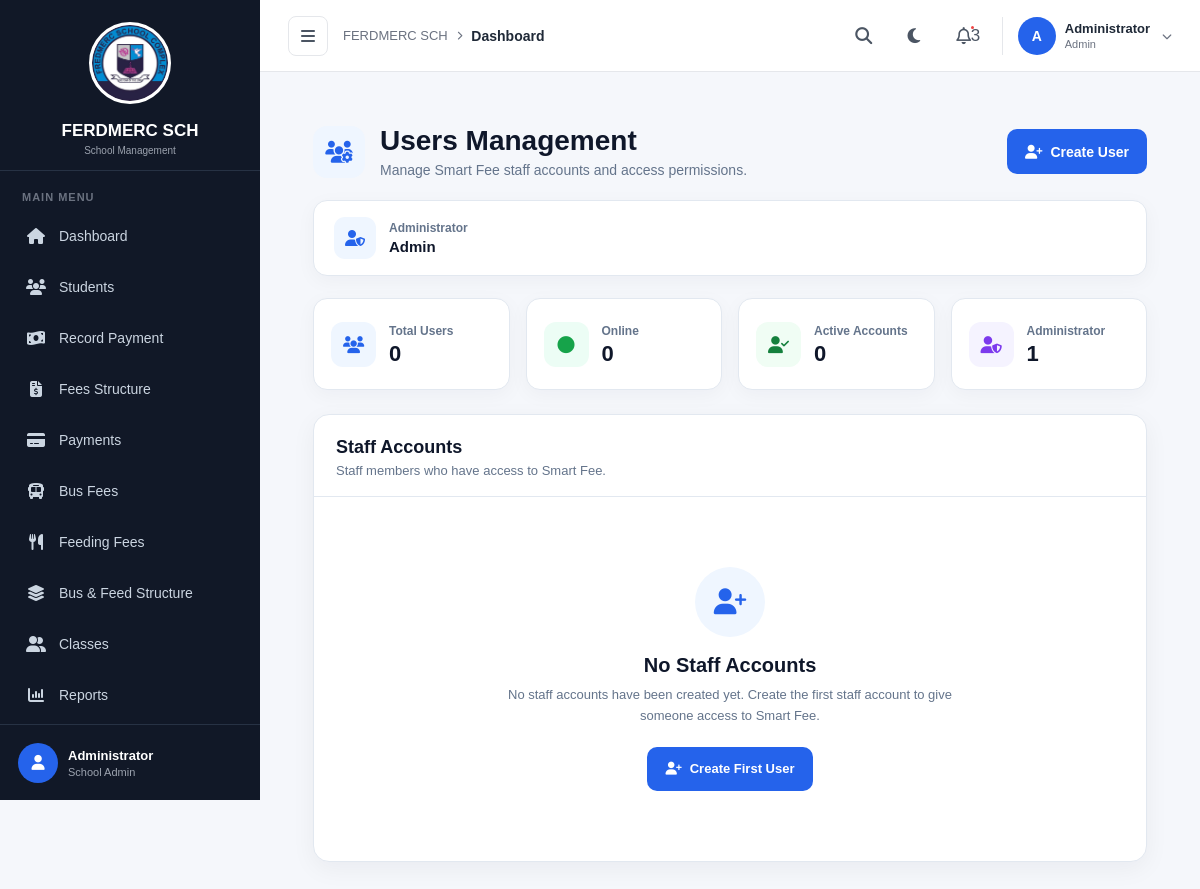
The app's page /users-management/ (signed in) with its own data.
### fees/models.py (models this page shows, shortened)
class SchoolSettings(models.Model):
    school_name = models.CharField(
        max_length=200,
        default="School Name"
    )
    logo = models.ImageField(
        upload_to="school/",
        blank=True,
        null=True
    )
    address = models.TextField(
        blank=True,
        null=True
    )
    phone = models.CharField(
        max_length=50,
        blank=True,
        null=True
    )
    email = models.EmailField(
        blank=True,
        null=True
    )
    academic_year = models.CharField(
        max_length=20,
        default="2026/2027"
    )
    school_motto = models.CharField(
        max_length=255,
        blank=True,
        null=True
    )

### fees/views.py (the view)
@login_required
def users_management(request):
    if not request.user.is_superuser:
        return redirect("home")
    users = (
        User.objects
        .select_related("profile")
        .exclude(id=request.user.id)
        .order_by("username")
    )
    return render(
        request,
        "fees/users_management.html",
        {
            "users": users,
        }
    )

### templates/fees/users_management.html (shortened to what this page needs)
{% extends "fees/base.html" %}
{% load static %}
{% block content %}
<link rel="stylesheet" href="{% static 'css/users_management.css' %}">
<div class="users-management-page">
    <div class="users-header">
        <div class="users-header-left">
            <div class="users-header-icon">
                <i class="fas fa-users-cog"></i>
            </div>
            <div>
                <h1>Users Management</h1>
                <p>
                    Manage Smart Fee staff accounts and access permissions.
                </p>
            </div>
        </div>
        <div class="users-header-right">
            <a
                href="{% url 'create_user' %}"
                class="create-user-button"
            >
                <i class="fas fa-user-plus"></i>
                Create User
            </a>
        </div>
    </div>
    <div class="administrator-card">
        <div class="administrator-icon">
            <i class="fas fa-user-shield"></i>
        </div>
        <div>
            <span class="administrator-label">
                Administrator
            </span>
            <strong>
                {{ request.user.username }}
            </strong>
        </div>
    </div>
    <div class="users-summary">
        <div class="summary-card">
            <div class="summary-icon">
                <i class="fas fa-users"></i>
            </div>
            <div>
                <span>Total Users</span>
                <strong>{{ users|length }}</strong>
            </div>
        </div>
        <div class="summary-card">
            <div class="summary-icon online-icon">
                <i class="fas fa-circle"></i>
            </div>
            <div>
                <span>Online</span>
                <strong>0</strong>
            </div>
        </div>
        <div class="summary-card">
            <div class="summary-icon active-icon">
                <i class="fas fa-user-check"></i>
            </div>
            <div>
                <span>Active Accounts</span>
                <strong>{{ users|length }}</strong>
            </div>
        </div>
        <div class="summary-card">
            <div class="summary-icon admin-icon">
                <i class="fas fa-user-shield"></i>
            </div>
            <div>
                <span>Administrator</span>
                <strong>1</strong>
            </div>
        </div>
    </div>
    <div class="users-card">
        <div class="users-card-header">
            <div>
                <h2>Staff Accounts</h2>
                <p>
                    Staff members who have access to Smart Fee.
                </p>
            </div>
        </div>
        {% if users %}
        <div class="users-table-wrapper">
            <table class="users-table">
                <thead>
                    <tr>
                        <th>User</th>
                        <th>Role</th>
                        <th>Status</th>
                        <th>Last Login</th>
                        <th>Last Activity</th>
                        <th>Login Count</th>
                        <th>Actions</th>
                    </tr>
                </thead>
                <tbody>
                    {% for user in users %}
                    <tr>
                        <td>
                            <div class="user-cell">
                                <div class="user-avatar">
                                    {% if user.first_name %}
                                        {{ user.first_name|first|upper }}
                                    {% else %}
                                        {{ user.username|first|upper }}
                                    {% endif %}
                                </div>
                                <div class="user-details">
                                    <strong>
                                        {% if user.first_name %}
                                            {{ user.first_name }}
                                            {{ user.last_name }}
                                        {% else %}
                                            {{ user.username }}
                                        {% endif %}
                                    </strong>
                                    <span>
                                        @{{ user.username }}
                                    </span>
                                </div>
                            </div>
                        </td>
                        <td>
                            {% if user.profile.role == "school_fees" %}
                                <span class="role-badge school-fees">
                                    <i class="fas fa-money-check-alt"></i>
                                    School Fees
                                </span>
                            {% elif user.profile.role == "bus_fee" %}
                                <span class="role-badge bus-fee">
                                    <i class="fas fa-bus"></i>
                                    Bus Fee
                                </span>
                            {% elif user.profile.role == "feeding_fee" %}
                                <span class="role-badge feeding-fee">
                                    <i class="fas fa-utensils"></i>
                                    Feeding Fee
                                </span>
                            {% else %}
                                <span class="role-badge">
                                    {{ user.profile.get_role_display }}
                                </span>
                            {% endif %}
                        </td>
                        <td>
                            <span class="status-badge offline">
                                <span class="status-dot"></span>
                                Offline
                            </span>
                        </td>
                        <td>
                            {% if user.last_login %}
                                <div class="date-info">
                                    <strong>
                                        {{ user.last_login|date:"d M Y" }}
                                    </strong>
                                    <span>
                                        {{ user.last_login|time:"H:i" }}
                                    </span>
                                </div>
                            {% else %}
                                <span class="not-available">
                                    Never
                                </span>
                            {% endif %}
                        </td>
                        <td>
                            {% if user.profile.last_activity %}
                                <div class="date-info">
                                    <strong>
                                        {{ user.profile.last_activity|date:"d M Y" }}
                                    </strong>
                                    <span>
                                        {{ user.profile.last_activity|time:"H:i" }}
                                    </span>
                                </div>
                            {% else %}
                                <span class="not-available">
                                    No activity
                                </span>
                            {% endif %}
                        </td>
                        <td>
                            <span class="login-count">
                                <i class="fas fa-sign-in-alt"></i>
                                {{ user.profile.login_count|default:"0" }}
                            </span>
                        </td>
                        <td>
                            <div class="user-actions">
                                <button
                                    type="button"
                                    class="action-button edit-button"
                                    title="Edit User"
                                >
                                    <i class="fas fa-edit"></i>
                                </button>
                                <button
                                    type="button"
                                    class="action-button password-button"
                                    title="Change Password"
                                >
                                    <i class="fas fa-key"></i>
                                </button>
                                <button
                                    type="button"
                                    class="action-button delete-button"
                                    title="Delete User"
                                >
                                    <i class="fas fa-trash"></i>
                                </button>
                            </div>
                        </td>
                    </tr>
                    {% endfor %}
                </tbody>
            </table>
        </div>
        {% else %}
        <div class="empty-users">
            <div class="empty-users-icon">
                <i class="fas fa-user-plus"></i>
            </div>
            <h3>
                No Staff Accounts
            </h3>
            <p>
                No staff accounts have been created yet.
                Create the first staff account to give someone
                access to Smart Fee.
            </p>
            <a
                href="{% url 'create_user' %}"
                class="empty-create-button"
            >
                <i class="fas fa-user-plus"></i>
                Create First User
            </a>
        </div>
        {% endif %}
    </div>
</div>
{% endblock %}

### templates/fees/base.html (shortened to what this page needs)
{% load static %}
<!DOCTYPE html>
<html lang="en">
<head>
<link
    rel="stylesheet"
    href="https://cdnjs.cloudflare.com/ajax/libs/font-awesome/6.5.2/css/all.min.css"
>
<link
    rel="stylesheet"
    href="{% static 'css/base.css' %}"
>
</head>
<body>
<aside class="sidebar" id="sidebar">
    <div class="sidebar-logo">
        {% if school_settings.logo %}
            <div class="school-logo-image">
                <img
                    src="{{ school_settings.logo.url }}"
                    alt="{{ school_settings.school_name }}"
                >
            </div>
        {% else %}
            <div class="logo-icon">
                <i class="fa-solid fa-graduation-cap"></i>
            </div>
        {% endif %}
        <div class="logo-text">
            <h2>
                {{ school_settings.school_name|default:"Smart Fee" }}
            </h2>
            <span>
                School Management
            </span>
        </div>
    </div>
    <nav class="sidebar-nav">
        <p class="menu-label">
            MAIN MENU
        </p>
        <a
            href="{% url 'home' %}"
            class="nav-item"
        >
            <i class="fas fa-home"></i>
            <span>
                Dashboard
            </span>
        </a>
        <a
            href="{% url 'students' %}"
            class="nav-item"
        >
            <i class="fas fa-users"></i>
            <span>
                Students
            </span>
        </a>
        <a
            href="{% url 'record_payment' %}"
            class="nav-item"
        >
            <i class="fas fa-money-bill-wave"></i>
            <span>
                Record Payment
            </span>
        </a>
        <a
            href="{% url 'fees_structure' %}"
            class="nav-item"
        >
            <i class="fas fa-file-invoice-dollar"></i>
            <span>
                Fees Structure
            </span>
        </a>
        <a
            href="{% url 'payments' %}"
            class="nav-item"
        >
            <i class="fas fa-credit-card"></i>
            <span>
                Payments
            </span>
        </a>
<a
    href="{% url 'bus_fees' %}"
    class="nav-item"
>
    <i class="fas fa-bus"></i>
    <span>
        Bus Fees
    </span>
</a>
<a
    href="{% url 'feeding_fees' %}"
    class="nav-item"
>
    <i class="fas fa-utensils"></i>
    <span>
        Feeding Fees
    </span>
</a>
<a
    href="{% url 'bus_fee_structure' %}"
    class="nav-item"
>
    <i class="fas fa-layer-group"></i>
    <span>
        Bus & Feed Structure
    </span>
</a>
        <a
            href="{% url 'classes' %}"
            class="nav-item"
        >
            <i class="fas fa-user-group"></i>
            <span>
                Classes
            </span>
        </a>
        <a
            href="{% url 'reports' %}"
            class="nav-item"
        >
            <i class="fas fa-chart-column"></i>
            <span>
                Reports
            </span>
        </a>
    </nav>
    <div class="sidebar-footer">
        <div class="user-avatar">
            <i class="fa-solid fa-user"></i>
        </div>
        <div class="sidebar-user">
            <strong>
                Administrator
            </strong>
            <span>
                School Admin
            </span>
        </div>
    </div>
</aside>
<div
    class="main-wrapper"
    id="mainWrapper"
>
    <header class="topbar">
        <div class="topbar-left">
            <button
                type="button"
                class="sidebar-toggle"
                id="sidebarToggle"
                onclick="toggleSidebar()"
            >
                <i class="fa-solid fa-bars"></i>
            </button>
            <div class="breadcrumb-area">
                <span class="breadcrumb-main">
                    {{ school_settings.school_name|default:"Smart Fee" }}
                </span>
                <i class="fa-solid fa-chevron-right"></i>
                <span class="breadcrumb-current">
                    {% block breadcrumb %}
                        Dashboard
                    {% endblock %}
                </span>
            </div>
        </div>
        <div class="topbar-right">
            <button
                type="button"
                class="topbar-icon"
                title="Search"
            >
                <i class="fa-solid fa-magnifying-glass"></i>
            </button>
            <button
                type="button"
                class="theme-toggle"
                id="themeToggle"
                onclick="toggleTheme()"
                title="Toggle Light/Dark Mode"
            >
                <i
                    class="fa-solid fa-moon"
                    id="themeIcon"
                ></i>
            </button>
            <button
                type="button"
                class="topbar-icon notification-btn"
                title="Notifications"
            >
                <i class="fa-regular fa-bell"></i>
                <span class="notification-dot">
                    3
                </span>
            </button>
            <div class="topbar-user">
                <div class="topbar-avatar">
                    A
                </div>
                <div class="topbar-user-info">
                    <strong>
                        Administrator
                    </strong>
                    <span>
                        Admin
                    </span>
                </div>
                <i
                    class="fa-solid fa-chevron-down user-arrow"
                ></i>
            </div>
        </div>
    </header>
    <main class="page-content">
        {% block content %}
        {% endblock %}
    </main>
</div>
</body>
</html>

### records on screen
SchoolSettings: logo (picture), school_name "FERDMERC SCH"

### other values on screen
{{ request.user.username }} "Admin"
{{ users|length }} "0"
